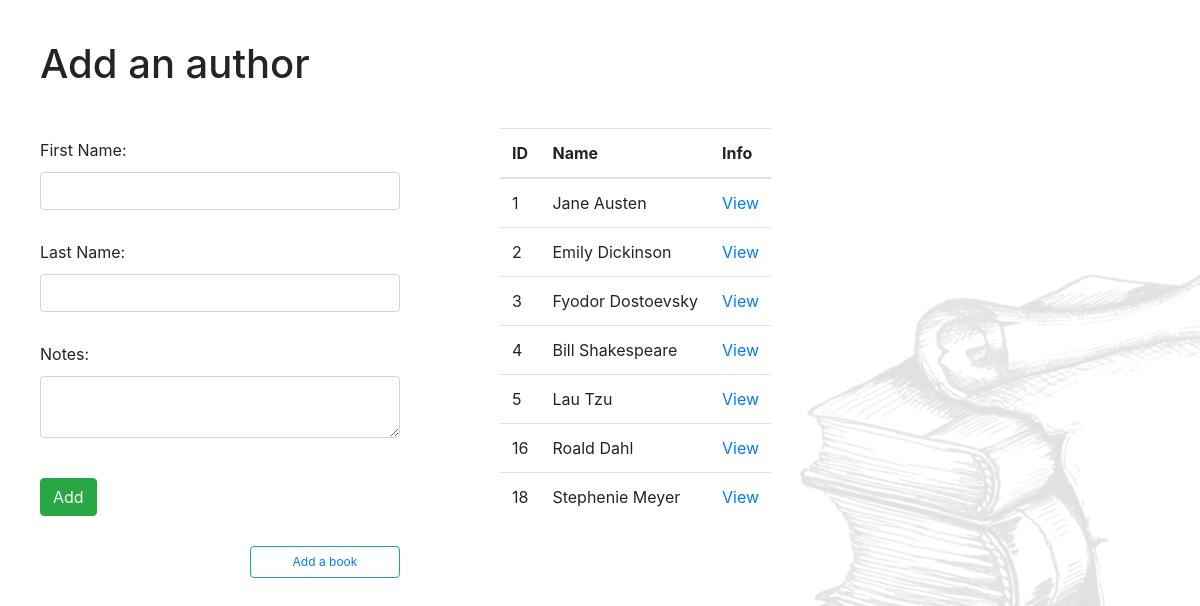
Page /authors on the earlier database version.
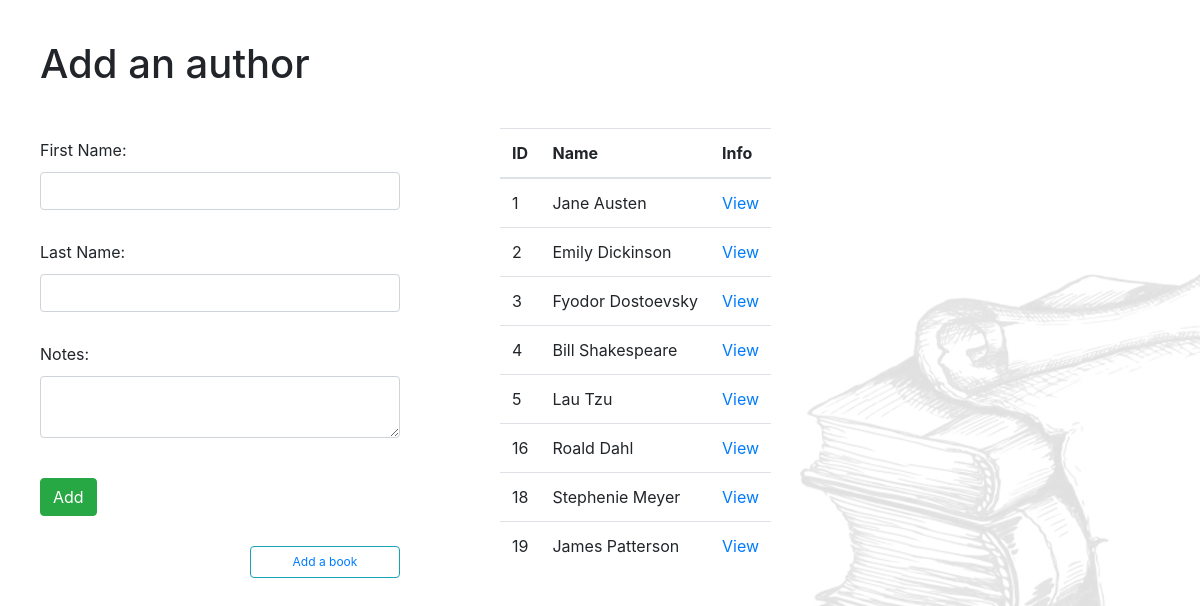
Same page on the later database version.
### book_authors_app/models.py (models this page shows)
class Author(models.Model):
    first_name = models.CharField(max_length = 45)
    last_name = models.CharField(max_length = 45)
    notes = models.TextField()
    books = models.ManyToManyField(Book, related_name="authors")
    created_at = models.DateTimeField(auto_now_add=True)
    updated_at = models.DateTimeField(auto_now=True)
    objects = AuthorManager()

### book_authors_app/views.py (the view)
# urls.py: path('authors', views.authors), #add authors
def authors(request): #form to add an author
    context = {
        "authors": Author.objects.all()
    }
    return render(request, 'authors.html', context)

### book_authors_app/templates/authors.html (shortened to what this page needs)
<!DOCTYPE html>
<html lang="en">
  <head>
    {% load static %}
    <link
      rel="stylesheet"
      href="https://stackpath.bootstrapcdn.com/bootstrap/4.3.1/css/bootstrap.min.css"
    />
    <link rel="stylesheet" href="{% static 'css/style.css' %}" />
  </head>
  <body style="background-image: url({% static 'img/author-bg2.jpg' %}">
    <h1>Add an author</h1>
    <div id="container">
      <form action="/newauthor" method="POST" class="form-group">
        <div>
          <label for="" class="main_labels">First Name:</label>
          <input type="text" name="author_first" class="form-control" />
        </div>
        <div>
          <label for="" class="main_labels">Last Name:</label>
          <input type="text" name="author_last" class="form-control" />
        </div>
        <div>
          <label for="" class="main_labels">Notes:</label>
          <textarea name="author_notes" class="form-control"></textarea>
        </div>
        <button class="btn btn-success" type="Submit">Add</button>
        <p>
          <button class="btn btn-outline-info" id="addbookbutton">
            <a href="/"> Add a book</a>
          </button>
        </p>
      </form>
      <table class="table table-hover">
        <thead>
          <tr>
            <th>ID</th>
            <th>Name</th>
            <th>Info</th>
          </tr>
        </thead>
        <tbody>
          {% for author in authors %}
          <tr>
            <td>{{ author.id }}</td>
            <td>{{ author.first_name }} {{ author.last_name }}</td>
            <td><a href="/author_info/{{ author.id }}">View</a></td>
          </tr>
          {% endfor %}
        </tbody>
      </table>
    </div>
  </body>
</html>

### book_authors_app/static/css/style.css (style rules this page uses)
* { margin: 0px; padding: 0px; }
#container { display: flex; }
body { background-repeat: no-repeat; }
h1 { margin: 40px 40px 0px 40px; }
form { width: 400px; display: inline-block; }
div { margin: 20px; }
.btn { margin: 20px; }
.table { width: 400px; display: inline-block; margin: 20px 20px 20px 80px; }
a { text-decoration: none !important; }
p, label { margin: 10px 20px 10px 50px; }
.main_labels { margin: 10px 0px; }
#addbookbutton, #addauthbutton { margin: 0px; float: right; width: 150px; font-size: 9pt; }

Differences in the rows shown:
added Author: id "19", first_name "James", last_name "Patterson"
